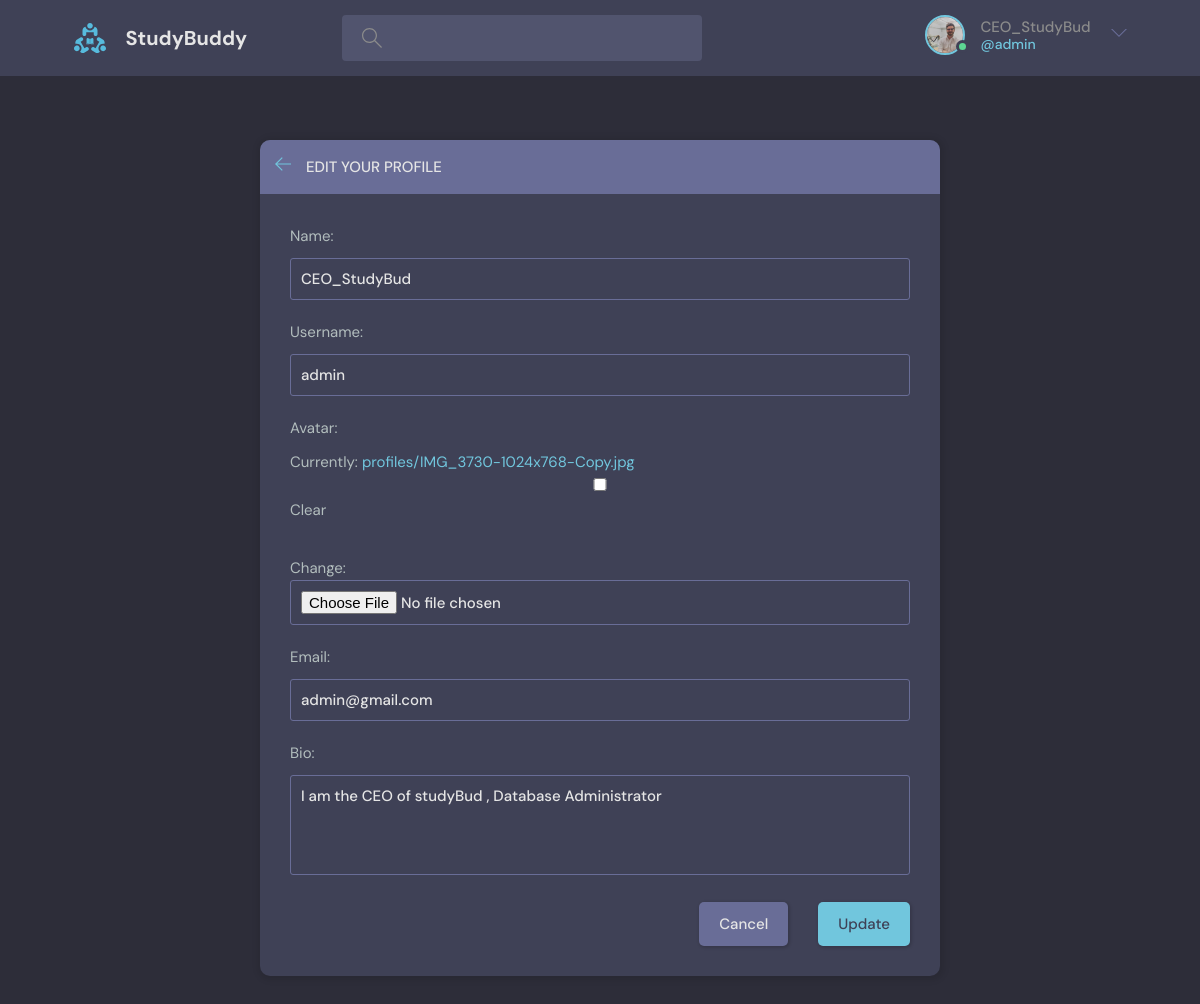
/update-user/ (signed in), run on the app's committed database.
### users/models.py (models this page shows)
class User(AbstractUser):
    name = models.CharField(max_length=200, null=True)
    email = models.EmailField(unique=True, null=True)
    bio = models.TextField(null=True)
    avatar = models.ImageField(upload_to='profiles/', default='profiles/avatar.svg', null=True, blank=True)
    USERNAME_FIELD = 'email'
    REQUIRED_FIELDS = []

### users/views.py (the view)
# urls.py: path('update-user/', views.update_user, name="update-user"),
@login_required(login_url='login')
def update_user(request):
    user = request.user
    form = UserForm(instance=user)
    if request.method == 'POST':
        form = UserForm(request.POST, request.FILES, instance=user)
        if form.is_valid():
            form.save()
            return redirect('profile', pk=user.id)
    context = {'form': form}
    return render(request, 'base/update-user.html', context)

### users/forms.py
class UserForm(ModelForm):
    class Meta:
        model = User
        fields = ['name', 'username', 'avatar', 'email', 'bio']

### base/templates/base/update-user.html (shortened to what this page needs)
{% extends 'main.html' %}
{% block content %}
    <main class="update-account layout">
        <div class="container">
            <div class="layout__box">
                <div class="layout__boxHeader">
                    <div class="layout__boxTitle">
                        <a href="{% url 'profile' request.user.id %}">
                            <svg version="1.1" xmlns="http://www.w3.org/2000/svg" width="32" height="32"
                                viewBox="0 0 32 32">
                                <title>arrow-left</title>
                                <path
                                    d="M13.723 2.286l-13.723 13.714 13.719 13.714 1.616-1.611-10.96-10.96h27.625v-2.286h-27.625l10.965-10.965-1.616-1.607z">
                                </path>
                            </svg>
                        </a>
                        <h3>Edit your profile</h3>
                    </div>
                </div>
                <div class="layout__body">
                    <form class="form" action="#" method="post" enctype="multipart/form-data">
                      {% for field in form %}
                        <div class="form__group">
                            {{field.label_tag}}
                            {{field}}
                        </div>
                      {% endfor %}
                        <div class="form__action">
                            <a class="btn btn--dark" href="{{request.META.HTTP_REFERER}}">Cancel</a>
                            <button class="btn btn--main" type="submit">Update</button>
                        </div>
                    </form>
                </div>
            </div>
        </div>
    </main>
{% endblock content %}

### templates/navbar.html (shortened to what this page needs)
{% load static %}
  <header class="header header--loggedIn">
    <div class="container">
      <a href="{% url 'home' %}" class="header__logo">
        <img src="{% static 'assets/logo.svg' %}" />
        <h1>StudyBuddy</h1>
      </a>
      <form class="header__search" action="{% url 'home' %}" method="get" >
        <label>
          <input name="search_query" placeholder="Search for rooms..." value="{{search_query}} "/>
        </label>
      </form>
      <nav class="header__menu">
        <div class="header__user">
          {% if user.is_authenticated %}
          <a href="{% url 'profile' user.id %}">
            <div class="avatar avatar--medium active">
              <img src="{{request.user.avatar.url}}" />
            </div>
            <p>{{user.name}} <span>@{{user.username}}</span></p>
          </a>
          <button class="dropdown-button">
            <svg version="1.1" xmlns="http://www.w3.org/2000/svg" width="32" height="32" viewBox="0 0 32 32">
              <title>chevron-down</title>
              <path d="M16 21l-13-13h-3l16 16 16-16h-3l-13 13z"></path>
            </svg>
          </button>
          {% endif %}
        </div>
      </nav>
    </div>
  </header>

### data on the page
User: user.avatar (picture), name "CEO_StudyBud", username "admin", form "CEO_StudyBud" "admin" "admin@gmail.com" "I am the CEO of studyBud , Database Administrator"

### other printed values
{{ field.label_tag }} "Name:" "Username:" "Avatar:" "Email:" "Bio:"
